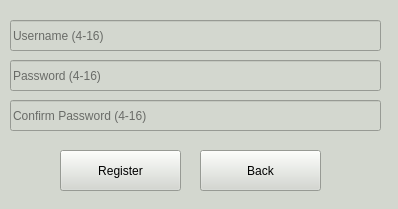
<?xml version="1.0" encoding="UTF-8"?>
<ui version="4.0">
 <class>MainWindow</class>
 <widget class="QMainWindow" name="MainWindow">
  <property name="geometry">
   <rect>
    <x>0</x>
    <y>0</y>
    <width>398</width>
    <height>209</height>
   </rect>
  </property>
  <property name="windowTitle">
   <string>MainWindow</string>
  </property>
  <property name="styleSheet">
   <string notr="true">background-color: rgb(211, 215, 207);</string>
  </property>
  <widget class="QWidget" name="centralwidget">
   <widget class="QLineEdit" name="le_User">
    <property name="geometry">
     <rect>
      <x>10</x>
      <y>20</y>
      <width>371</width>
      <height>31</height>
     </rect>
    </property>
    <property name="styleSheet">
     <string notr="true">font: 20pt &quot;MV Boli&quot;;</string>
    </property>
    <property name="placeholderText">
     <string>Username (4-16)</string>
    </property>
   </widget>
   <widget class="QLineEdit" name="le_Password">
    <property name="geometry">
     <rect>
      <x>10</x>
      <y>60</y>
      <width>371</width>
      <height>31</height>
     </rect>
    </property>
    <property name="styleSheet">
     <string notr="true">font: 20pt &quot;MV Boli&quot;;</string>
    </property>
    <property name="echoMode">
     <enum>QLineEdit::Password</enum>
    </property>
    <property name="placeholderText">
     <string>Password (4-16)</string>
    </property>
   </widget>
   <widget class="QLineEdit" name="le_ConfirmPass">
    <property name="geometry">
     <rect>
      <x>10</x>
      <y>100</y>
      <width>371</width>
      <height>31</height>
     </rect>
    </property>
    <property name="styleSheet">
     <string notr="true">font: 20pt &quot;MV Boli&quot;;</string>
    </property>
    <property name="echoMode">
     <enum>QLineEdit::Password</enum>
    </property>
    <property name="placeholderText">
     <string>Confirm Password (4-16)</string>
    </property>
   </widget>
   <widget class="QPushButton" name="b_Register">
    <property name="geometry">
     <rect>
      <x>60</x>
      <y>150</y>
      <width>121</width>
      <height>41</height>
     </rect>
    </property>
    <property name="layoutDirection">
     <enum>Qt::RightToLeft</enum>
    </property>
    <property name="styleSheet">
     <string notr="true">font: 20pt &quot;MS Shell Dlg 2&quot;;</string>
    </property>
    <property name="text">
     <string>Register</string>
    </property>
   </widget>
   <widget class="QPushButton" name="b_BackLogin">
    <property name="geometry">
     <rect>
      <x>200</x>
      <y>150</y>
      <width>121</width>
      <height>41</height>
     </rect>
    </property>
    <property name="layoutDirection">
     <enum>Qt::RightToLeft</enum>
    </property>
    <property name="styleSheet">
     <string notr="true">font: 20pt &quot;MS Shell Dlg 2&quot;;</string>
    </property>
    <property name="text">
     <string>Back</string>
    </property>
   </widget>
  </widget>
 </widget>
 <resources/>
 <connections/>
</ui>
